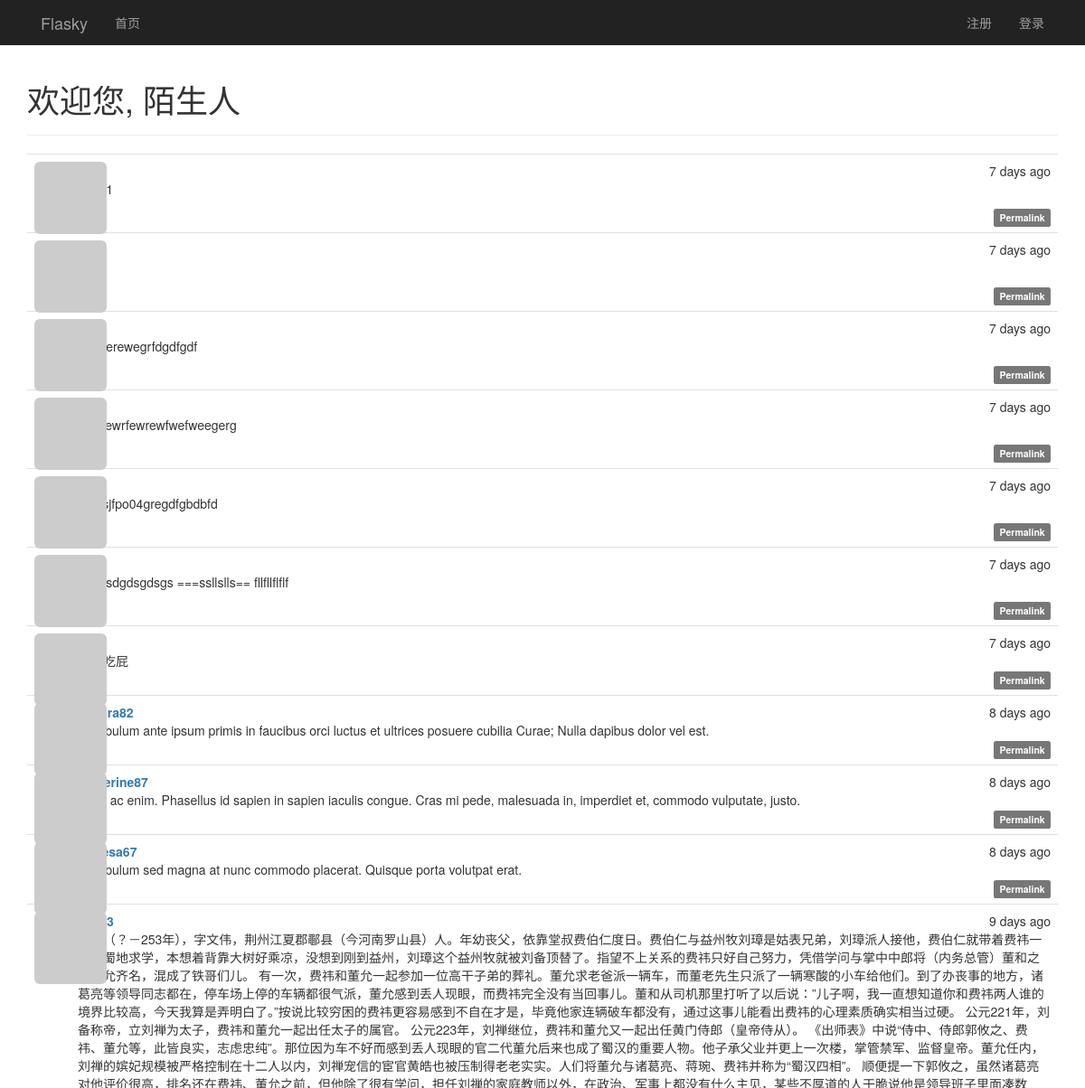
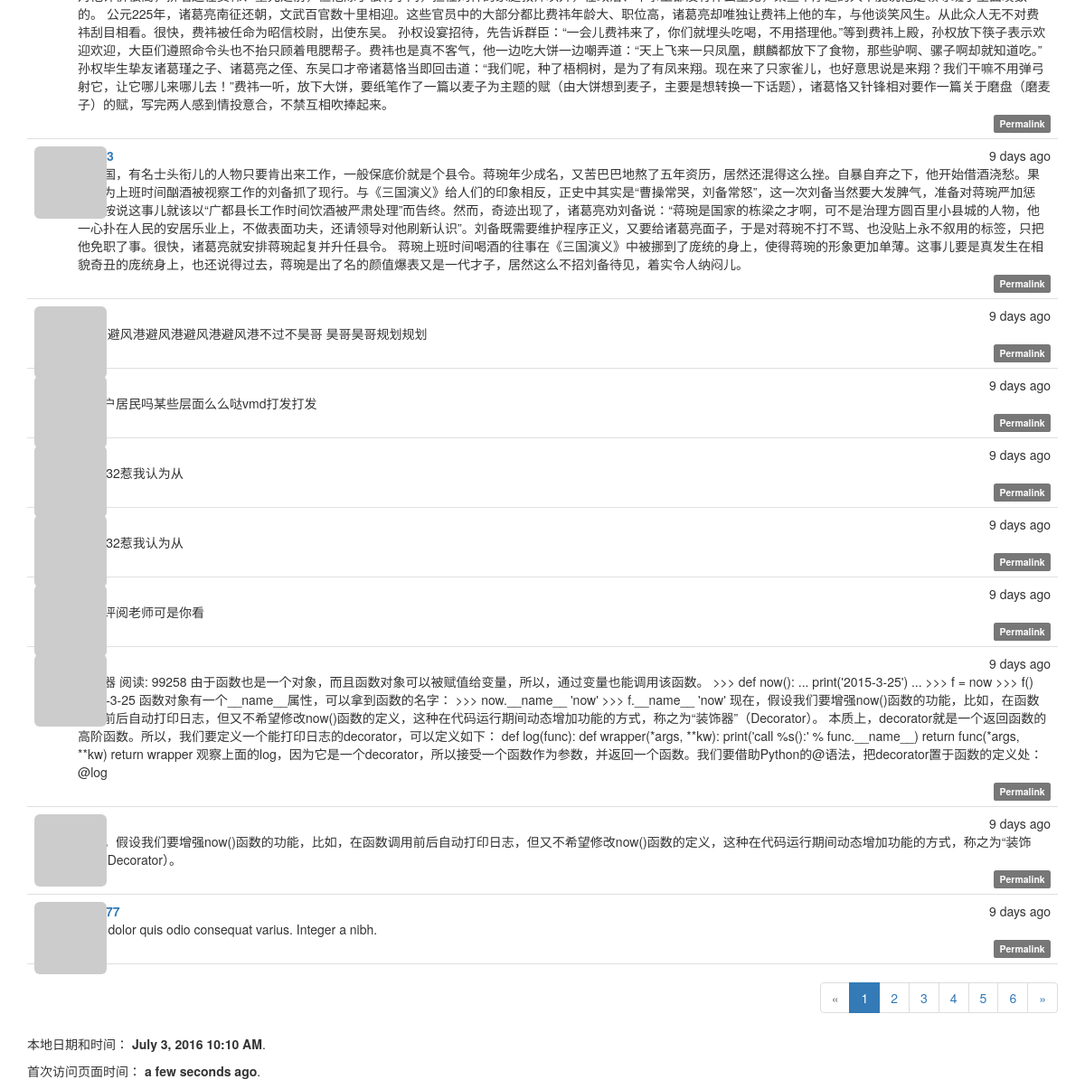
The page / on the database its author committed (2 pictures, top to bottom).
### app/models.py (models this page shows, shortened)
class Post(db.Model):
    __tablename__ = 'posts'
    id = db.Column(db.Integer, primary_key=True)
    body = db.Column(db.Text)
    body_html = db.Column(db.Text)
    timestamp = db.Column(db.DateTime, index=True, default=datetime.utcnow)
    author_id = db.Column(db.Integer, db.ForeignKey('users.id'))

class User(UserMixin, db.Model):
    __tablename__ = 'users'
    id = db.Column(db.Integer, primary_key=True)
    email = db.Column(db.String(64), unique=True, index=True)
    username = db.Column(db.String(64), unique=True, index=True)
    password_hash = db.Column(db.String(128))
    confirmed = db.Column(db.Boolean, default=False)
    role_id = db.Column(db.Integer, db.ForeignKey('roles.id'))
    name = db.Column(db.String(64))
    location = db.Column(db.String(64))
    about_me = db.Column(db.TEXT())
    member_since = db.Column(db.DateTime(), default=datetime.utcnow)
    last_seen = db.Column(db.DateTime(), default=datetime.utcnow)
    avatar_hash = db.Column(db.String(32))
    posts = db.relationship('Post', backref='author', lazy='dynamic')
    followed = db.relationship('Follow', foreign_keys=[Follow.follower_id],
                               backref=db.backref('follower', lazy='joined'),
                               lazy='dynamic',
                               cascade='all, delete-orphan')
    followers = db.relationship('Follow', foreign_keys=[Follow.followed_id],
                               backref=db.backref('followed', lazy='joined'),
                               lazy='dynamic',
                               cascade='all, delete-orphan')
    @property
    def password(self):
        raise AttributeError('password is not a readable attribute')
    def gravatar(self, size=100, default='identicon', rating='g'):
        if request.is_secure:
            url = 'https://secure.gravatar.com/avatar'
        else:
            url = 'http://s.gravatar.com/avatar'
        email_hash = self.avatar_hash or hashlib.md5(self.email.encode('utf-8')).hexdigest()
        return '{url}/{hash}?s={size}&d={default}&r={rating}'.format(
            url=url, hash=email_hash, size=size, default=default, rating=rating)

### app/main/views.py (the view)
@main.route('/', methods=['GET', 'POST'])
def index():
    form = PostForm()
    if current_user.can(Permission.WRITE_ARTICLES) and \
            form.validate_on_submit():
        post = Post(body=form.body.data,
                    author=current_user._get_current_object())
        db.session.add(post)
        return redirect(url_for('.index'))
    page = request.args.get('page', 1, type=int)
    pagination = Post.query.order_by(Post.timestamp.desc()).paginate(
        page, per_page=current_app.config['FLASK_POSTS_PER_PAGE'],
        error_out=False)
    posts = pagination.items
    return render_template('index.html', form=form, posts=posts, pagination=pagination, current_time=datetime.utcnow())

### app/auth/views.py (called while the page is built)
@auth.before_app_request
def before_request():
    if current_user.is_authenticated:
        current_user.ping()
        if not current_user.confirmed \
                and request.endpoint[:5] != 'auth.' \
                and request.endpoint != 'static':
            return redirect(url_for('auth.unconfirmed'))

### app/main/__init__.py (called while the page is built)
@main.app_context_processor
def inject_permissions():
    return dict(Permission=Permission)

### app/models.py (called while the page is built)
    def can(self, permissions):
        return False

    def is_administrator(self):
        return False

### app/templates/index.html (shortened to what this page needs)
{% extends "base.html" %}
{% import "bootstrap/wtf.html" as wtf %}
{% import "_marcros.html" as macros %}
{% block page_content %}
<div class="page-header">
    <h1>欢迎您,
    {% if current_user.is_authenticated %}
        {{ current_user.username }}
    {% else %}
        陌生人
    {% endif %}
    </h1>
</div>
{% include '_posts.html' %}
<div class="pagination">
    {{ macros.pagination_widget(pagination, '.index') }}
</div>
<p>本地日期和时间： <strong>{{ moment(current_time).format('LLL') }}</strong>.</p>
<p>首次访问页面时间： <strong>{{ moment(current_time).fromNow(refresh=True) }}</strong>.</p>
{% endblock %}

### app/templates/_posts.html (shortened to what this page needs)
<ul class="posts">
    {% for post in posts %}
    <li class="post">
        <div class="post-thumbnail">
            <a href="{{ url_for('.user', username=post.author.username) }}">
                <img class="img-rounded profile-thumbnail"
                     src="{{ post.author.gravatar(size=40) }}">
            </a>
        </div>
        <div class="post-content">
            <div class="post-date">{{ moment(post.timestamp).fromNow() }}</div>
            <div class="post-author">
                <a href="{{ url_for('.user', username=post.author.username) }}">
                    {{ post.author.username }}
                </a>
            </div>
            <div class="post-body">
                {% if post.body_html %}
                    {{ post.body_html | safe }}
                {% else %}
                    {{ post.body }}
                {% endif %}
            </div>
            <div class="post-footer">
                <a href="{{ url_for('.post', post_id=post.id) }}">
                    <span class="label label-default">Permalink</span>
                </a>
            </div>
        </div>
    </li>
    {% endfor %}
</ul>

### app/static/styles.css (style rules this page uses)
.profile-thumbnail { position: absolute; }
ul.posts { list-style-type: none; padding: 0px; margin: 16px 0px 0px 0px; border-top: 1px solid #e0e0e0; }
ul.posts li.post { padding: 8px; border-bottom: 1px solid #e0e0e0; }
div.post-date { float: right; }
div.post-author { font-weight: bold; }
div.post-thumbnail { position: absolute; }
div.post-content { margin-left: 48px; min-height: 48px; }
div.post-footer { text-align: right; }
div.pagination { width: 100%; text-align: right; padding: 0px; margin: 0px; }

### rows shown on the page
Post: timestamp "7 days ago"
Post: timestamp "7 days ago"
Post: timestamp "7 days ago", body_html "2224erewegrfdgdfgdf"
Post: timestamp "7 days ago", body_html "24wrewrfewrewfwefweegerg"
Post: timestamp "7 days ago", body_html "dfg;;sjfpo04gregdfgbdbfd"
Post: timestamp "7 days ago", body_html "235gsdgdsgdsgs ===ssllslls== fllfllflflf"
Post: timestamp "7 days ago"
Post: timestamp "8 days ago", body "Vestibulum ante ipsum primis in faucibus orci luctus et ultrices posuere cubilia Curae; Nulla dapibus dolor vel est."
Post: timestamp "8 days ago", author.username "catherine87", body "Nulla ac enim. Phasellus id sapien in sapien iaculis congue. Cras mi pede, malesuada in, imperdiet et, commodo vulputate, justo."
Post: timestamp "8 days ago", author.username "theresa67", body "Vestibulum sed magna at nunc commodo placerat. Quisque porta volutpat erat."
Post: timestamp "9 days ago", body "费祎（？－253年），字文伟，荆州江夏郡鄳县（今河南罗山县）人。年幼丧父，依靠堂叔费伯仁度日。费伯仁与益州牧刘璋是姑表兄弟，刘璋派人接他，费伯仁就带着费祎一起去蜀地求学，本想着背靠大树好乘凉，没想到刚到益州，刘璋这个益州牧就被刘备顶替了。指望不上关系的费祎只好自己努力，凭借学问与掌中中郎将（内务总管）董和之子董允齐名，混成了铁哥们儿。 有一次，费祎和董允一起参加一位高干子弟的葬礼。董允求老爸派一辆车，而董老先生只派了一辆寒酸的小车给他们。到了办丧事的地方，诸葛亮等领导同志都在，停车场上停的车辆都很气派，董允感到丢人现眼，而费祎完全没有当回事儿。董和从司机那里打听了以后说：”儿子啊，我一直想知道你和费祎两人谁的境界比较高，今天我算是弄明白了。”按说比较穷困的费祎更容易感到不自在才是，毕竟他家连辆破车都没有，通过这事儿能看出费祎的心理素质确实相当过硬。 公元221年，刘备称帝，立刘禅为太子，费祎和董允一起出任太子的属官。 公元223年，刘禅继位，费祎和董允又一起出任黄门侍郎（皇帝侍从）。 《出师表》中说“侍中、侍郎郭攸之、费祎、董允等，此皆良实，志虑忠纯”。那位因为车不好而感到丢人现眼的官二代董允后来也成了蜀汉的重要人物。他子承父业并更上一次楼，掌管禁军、监督皇帝。董允任内，刘禅的嫔妃规模被严格控制在十二人以内，刘禅宠信的宦官黄皓也被压制得老老实实。人们将董允与诸葛亮、蒋琬、费祎并称为“蜀汉四相”。 顺便提一下郭攸之，虽然诸葛亮对他评价很高，排名还在费祎、董允之前，但他除了很有学问，担任刘禅的家庭教师以外，在政治、军事上都没有什么主见，某些不厚道的人干脆说他是领导班子里面凑数的。…"
Post: timestamp "9 days ago", body "末三国，有名士头衔儿的人物只要肯出来工作，一般保底价就是个县令。蒋琬年少成名，又苦巴巴地熬了五年资历，居然还混得这么挫。自暴自弃之下，他开始借酒浇愁。果然因为上班时间酗酒被视察工作的刘备抓了现行。与《三国演义》给人们的印象相反，正史中其实是“曹操常哭，刘备常怒”，这一次刘备当然要大发脾气，准备对蒋琬严加惩处。按说这事儿就该以“广都县长工作时间饮酒被严肃处理”而告终。然而，奇迹出现了，诸葛亮劝刘备说：“蒋琬是国家的栋梁之才啊，可不是治理方圆百里小县城的人物，他一心扑在人民的安居乐业上，不做表面功夫，还请领导对他刷新认识”。刘备既需要维护程序正义，又要给诸葛亮面子，于是对蒋琬不打不骂、也没贴上永不叙用的标签，只把他免职了事。很快，诸葛亮就安排蒋琬起复并升任县令。 蒋琬上班时间喝酒的往事在《三国演义》中被挪到了庞统的身上，使得蒋琬的形象更加单薄。这事儿要是真发生在相貌奇丑的庞统身上，也还说得过去，蒋琬是出了名的颜值爆表又是一代才子，居然这么不招刘备待见，着实令人纳闷儿。"
Post: timestamp "9 days ago", body "r恶搞避风港避风港避风港避风港不过不昊哥 昊哥昊哥规划规划"
Post: timestamp "9 days ago", body "月娥户居民吗某些层面么么哒vmd打发打发"
Post: timestamp "9 days ago", body "333332惹我认为从"
Post: timestamp "9 days ago", body "333332惹我认为从"
Post: timestamp "9 days ago", body "发表评阅老师可是你看"
Post: timestamp "9 days ago", body "装饰器 阅读: 99258 由于函数也是一个对象，而且函数对象可以被赋值给变量，所以，通过变量也能调用该函数。 >>> def now(): ... print('2015-3-25') ... >>> f = now >>> f() 2015-3-25 函数对象有一个__name__属性，可以拿到函数的名字： >>> now.__name__ 'now' >>> f.__name__ 'now' 现在，假设我们要增强now()函数的功能，比如，在函数调用前后自动打印日志，但又不希望修改now()函数的定义，这种在代码运行期间动态增加功能的方式，称之为“装饰器”（Decorator）。 本质上，decorator就是一个返回函数的高阶函数。所以，我们要定义一个能打印日志的decorator，可以定义如下： def log(func): def wrapper(*args, **kw): print('call %s():' % func.__name__) return func(*args, **kw) return wrapper 观察上面的log，因为它是一个decorator，所以接受一个函数作为参数，并返回一个函数。我们要借助Python的@语法，把decorator置于函数的定义处： @log"
Post: timestamp "9 days ago", body "现在，假设我们要增强now()函数的功能，比如，在函数调用前后自动打印日志，但又不希望修改now()函数的定义，这种在代码运行期间动态增加功能的方式，称之为“装饰器”（Decorator）。"
Post: timestamp "9 days ago", body "Ut at dolor quis odio consequat varius. Integer a nibh."

### other values the page prints
{{ p }} "1" "2" "3" "4" "5"
{{ p }} "6"
